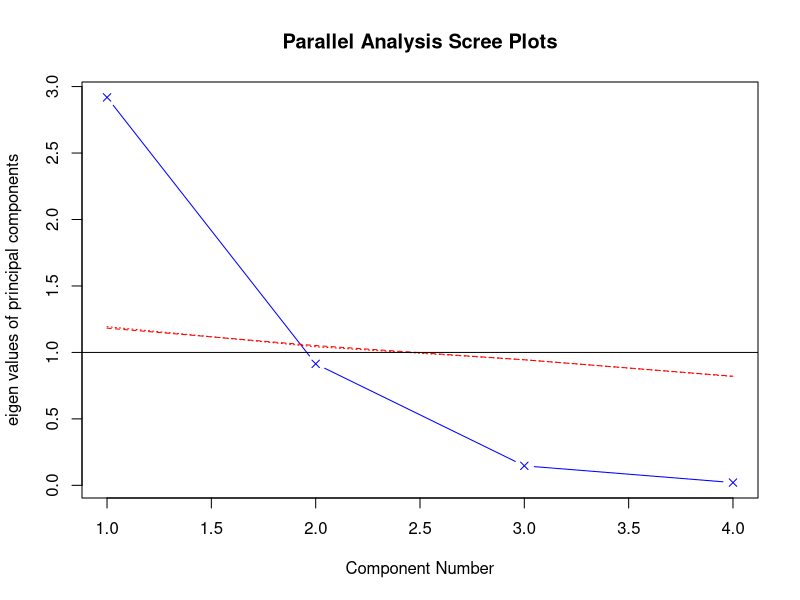
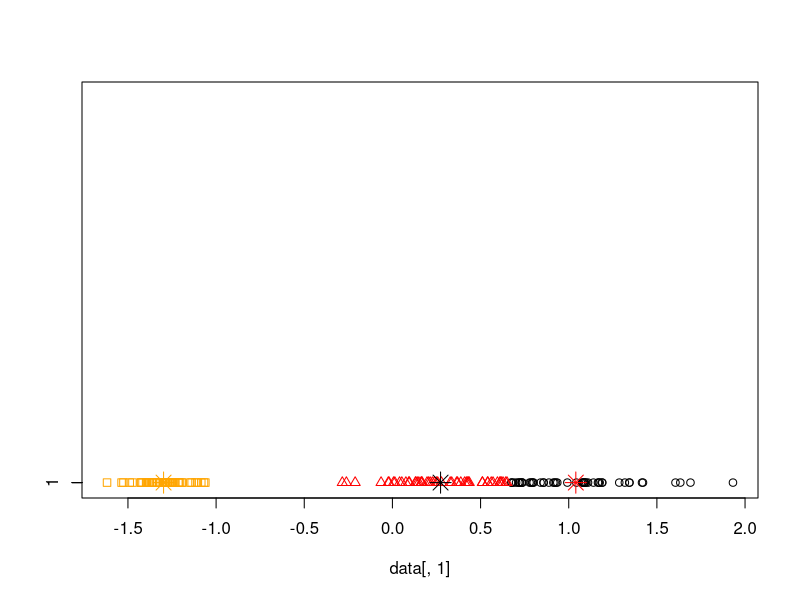

Source code (R) for these figures, in order:
#install.packages("psych")
library(psych)

pColumns <- c('Sepal.Length', 'Sepal.Width', 'Petal.Length', 'Petal.Width');

#主成份分析
fp <- fa.parallel(
  iris[, pColumns], 
  fa="pc", 
  n.iter=100, 
  show.legend=FALSE
)

#崖底碎石法，拿到主成份个数
pc <- principal(iris[, pColumns], nfactors=fp$ncomp)

data <- pc$scores;

#分类模型训练
kc <- kmeans(data, 3);

table(iris$Species, kc$cluster);  #查看分类概括  
prop.table(table(iris$Species, kc$cluster), 1)

#聚类结果可视化   
#不同的颜色代表不同的聚类结果，不同的形状代表训练数据集的原始分类情况。
stripchart(
  data[,1]~kc$cluster,
  at=c(1, 1, 1),
  col=c("orange",'black', "red"), 
  pch=c(0, 1, 2)
);

points(
  kc$centers, c(1, 1, 1), 
  col = c("orange","red", 'black'), 
  pch = 8, 
  cex=2
)


#使用部分属性建模的案例，效果是没有主成份分析的好
pColumns <- c("Sepal.Length", "Sepal.Width");

data <- iris[, pColumns];

kc <- kmeans(data, 3, nstart=3);

#查看分类概括  
table(iris$Species, kc$cluster)

